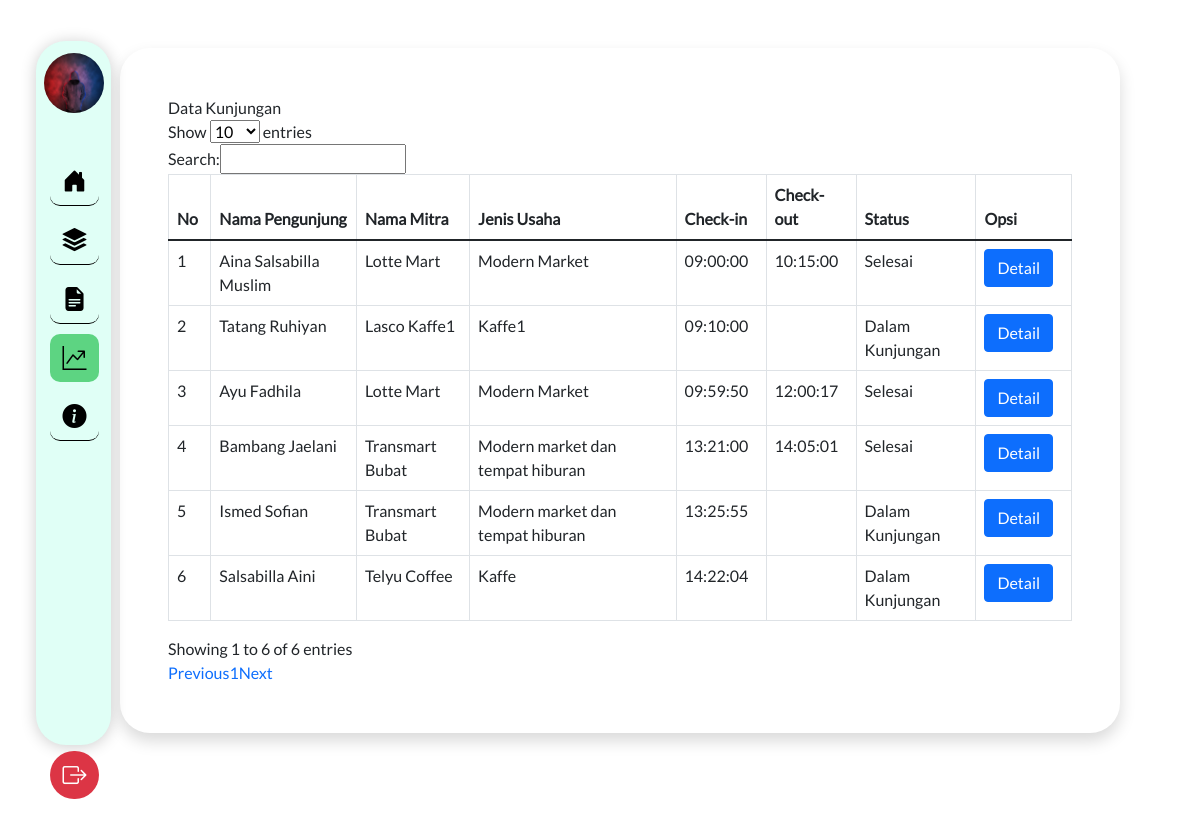
The page /index.php/kunjungan on the database its author committed.
### tables this page shows
CREATE TABLE `kunjungan` (
  `idKunjungan` int(100) NOT NULL,
  `idPengunjung` int(10) NOT NULL,
  `idMitra` int(10) NOT NULL,
  `checkin` varchar(255) NOT NULL,
  `checkout` varchar(255) NOT NULL,
  `statusKunjungan` enum('Selesai','Dalam Kunjungan') NOT NULL
);

CREATE TABLE `pengunjung` (
  `idPengunjung` int(10) NOT NULL,
  `namaPengunjung` varchar(50) NOT NULL,
  `alamatPengunjung` varchar(100) NOT NULL,
  `noHpPengunjung` varchar(12) NOT NULL,
  `umurPengunjung` int(2) NOT NULL,
  `jenisKelaminPengunjung` enum('Pria','Wanita') NOT NULL,
  `statusKesehatan` enum('Negatif','Positif','ODP','OTG') NOT NULL
);

CREATE TABLE `mitra` (
  `idMitra` int(10) NOT NULL,
  `namaMitra` varchar(50) NOT NULL,
  `alamatMitra` varchar(100) NOT NULL,
  `noHpMitra` varchar(12) NOT NULL,
  `jenisUsaha` varchar(100) NOT NULL,
  `deskripsi` text NOT NULL,
  `fotoUsaha` varchar(100) NOT NULL,
  `status` varchar(20) NOT NULL DEFAULT 'Belum Verifikasi'
);

### application/controllers/Kunjungan.php (called while the page is built, shortened)
<?php
class Kunjungan extends CI_Controller
{
	public function __construct()
	{
		$this->load->model('Kunjungan_model');
		$this->load->library('form_validation');
		$this->load->library('session');
	}
	public function index()
	{
		$data['kunjungan'] = $this->Kunjungan_model->getDataKunjungan()->result();
		$data['judul'] = 'Data Kunjungan';
		$this->load->view('templates/header', $data);
		$this->load->view('kunjungan/index', $data);
		$this->load->view('templates/footer');
	}
}

### index.php (called while the page is built, shortened)
<?php
require_once BASEPATH.'core/CodeIgniter.php';

### application/models/Kunjungan_model.php (called while the page is built, shortened)
<?php
class Kunjungan_model extends CI_Model
{
	public function getDataKunjungan()
	{
		$this->db->select('*');
		$this->db->from('kunjungan');
		$this->db->join('pengunjung', 'pengunjung.idPengunjung = kunjungan.idPengunjung');
		$this->db->join('mitra', 'mitra.idMitra = kunjungan.idMitra');
		$query = $this->db->get();
		return $query;
	}
}

### application/views/kunjungan/index.php (the view, shortened to what this page needs)
<div class="d-flex mt-5">
    <div class="p-5 col-md-10 shadow mb-5 ml-container" style="border-radius: 30px;">
        <div class="row">
            <div class="col-lg-12">
                <div class="panel panel-default">
                    <div class="panel-heading">
                        Data Kunjungan
                    </div>
                    <div class="panel-body">
                        <table id="example" class="table table-bordered table-hover">
                            <thead>
                                <tr>
                                    <th scope="col">No</th>
                                    <th scope="col">Nama Pengunjung</th>
                                    <th scope="col">Nama Mitra</th>
                                    <th scope="col">Jenis Usaha</th>
                                    <th scope="col">Check-in</th>
                                    <th scope="col">Check-out</th>
                                    <th scope="col">Status</th>
                                    <th scope="col" width="100px">Opsi</th>
                                </tr>
                            </thead>
                            <tbody>
                                <?php
                                $i = 1;
                                foreach ($kunjungan as $data) { ?>
                                    <tr>
                                        <td><?php echo $i ?></td>
                                        <td><?php echo $data->namaPengunjung ?></td>
                                        <td><?php echo $data->namaMitra ?></td>
                                        <td><?php echo $data->jenisUsaha ?></td>
                                        <td><?php echo $data->checkin ?></td>
                                        <td><?php echo $data->checkout ?></td>
                                        <td><?php echo $data->statusKunjungan ?></td>
                                        <td>
                                            <button type="button" class="btn btn-primary" data-bs-toggle="modal" data-bs-target="#exampleModal<?php echo $data->idPengunjung ?>">
                                                Detail
                                            </button>
                                        </td>
                                    </tr>
                                <?php
                                    $i++;
                                }
                                ?>
                            </tbody>
                        </table>
                    </div>
                </div>
            </div>
        </div>
    </div>
</div>

### assets/css/style.css (style rules this page uses)
body { font-family: "LatoRegular" !important; }
.ml-container { margin-left: 10vw; }

### rows shown on the page
kunjungan: idPengunjung.namaPengunjung "Aina Salsabilla Muslim", idMitra.namaMitra "Lotte Mart", idMitra.jenisUsaha "Modern Market", checkin "09:00:00", checkout "10:15:00", statusKunjungan "Selesai"
kunjungan: idPengunjung.namaPengunjung "Tatang Ruhiyan", idMitra.namaMitra "Lasco Kaffe1", idMitra.jenisUsaha "Kaffe1", checkin "09:10:00", statusKunjungan "Dalam Kunjungan"
kunjungan: idPengunjung.namaPengunjung "Ayu Fadhila", idMitra.namaMitra "Lotte Mart", idMitra.jenisUsaha "Modern Market", checkin "09:59:50", checkout "12:00:17", statusKunjungan "Selesai"
kunjungan: idPengunjung.namaPengunjung "Bambang Jaelani", idMitra.namaMitra "Transmart Bubat", idMitra.jenisUsaha "Modern market dan tempat hiburan", checkin "13:21:00", checkout "14:05:01", statusKunjungan "Selesai"
kunjungan: idPengunjung.namaPengunjung "Ismed Sofian", idMitra.namaMitra "Transmart Bubat", idMitra.jenisUsaha "Modern market dan tempat hiburan", checkin "13:25:55", statusKunjungan "Dalam Kunjungan"
kunjungan: idPengunjung.namaPengunjung "Salsabilla Aini", idMitra.namaMitra "Telyu Coffee", idMitra.jenisUsaha "Kaffe", checkin "14:22:04", statusKunjungan "Dalam Kunjungan"
